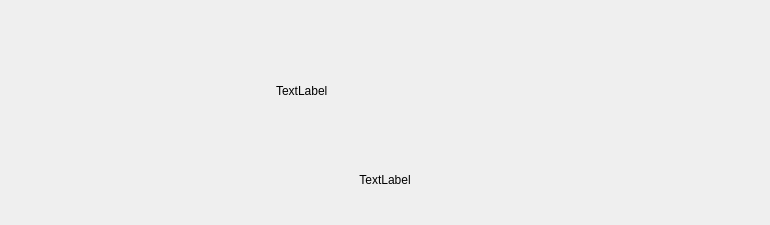
<?xml version="1.0" encoding="UTF-8"?>
<ui version="4.0">
 <class>BlankDefaultWidget</class>
 <widget class="QWidget" name="BlankDefaultWidget">
  <property name="geometry">
   <rect>
    <x>0</x>
    <y>0</y>
    <width>770</width>
    <height>225</height>
   </rect>
  </property>
  <property name="windowTitle">
   <string>Form</string>
  </property>
  <layout class="QVBoxLayout" name="verticalLayout_2">
   <property name="leftMargin">
    <number>0</number>
   </property>
   <property name="topMargin">
    <number>20</number>
   </property>
   <property name="rightMargin">
    <number>0</number>
   </property>
   <property name="bottomMargin">
    <number>20</number>
   </property>
   <item>
    <spacer name="verticalSpacer_2">
     <property name="orientation">
      <enum>Qt::Vertical</enum>
     </property>
     <property name="sizeType">
      <enum>QSizePolicy::Preferred</enum>
     </property>
     <property name="sizeHint" stdset="0">
      <size>
       <width>20</width>
       <height>40</height>
      </size>
     </property>
    </spacer>
   </item>
   <item>
    <layout class="QVBoxLayout" name="verticalLayout">
     <property name="spacing">
      <number>30</number>
     </property>
     <item>
      <layout class="QHBoxLayout" name="horizontalLayout" stretch="1,1,1">
       <item>
        <spacer name="horizontalSpacer">
         <property name="orientation">
          <enum>Qt::Horizontal</enum>
         </property>
         <property name="sizeHint" stdset="0">
          <size>
           <width>40</width>
           <height>20</height>
          </size>
         </property>
        </spacer>
       </item>
       <item>
        <widget class="QLabel" name="label_pic">
         <property name="minimumSize">
          <size>
           <width>109</width>
           <height>105</height>
          </size>
         </property>
         <property name="maximumSize">
          <size>
           <width>218</width>
           <height>210</height>
          </size>
         </property>
         <property name="text">
          <string>TextLabel</string>
         </property>
        </widget>
       </item>
       <item>
        <spacer name="horizontalSpacer_2">
         <property name="orientation">
          <enum>Qt::Horizontal</enum>
         </property>
         <property name="sizeHint" stdset="0">
          <size>
           <width>40</width>
           <height>20</height>
          </size>
         </property>
        </spacer>
       </item>
      </layout>
     </item>
     <item>
      <widget class="QLabel" name="label_tip">
       <property name="minimumSize">
        <size>
         <width>0</width>
         <height>14</height>
        </size>
       </property>
       <property name="maximumSize">
        <size>
         <width>16777215</width>
         <height>14</height>
        </size>
       </property>
       <property name="text">
        <string>TextLabel</string>
       </property>
       <property name="alignment">
        <set>Qt::AlignCenter</set>
       </property>
      </widget>
     </item>
    </layout>
   </item>
   <item>
    <spacer name="verticalSpacer">
     <property name="orientation">
      <enum>Qt::Vertical</enum>
     </property>
     <property name="sizeType">
      <enum>QSizePolicy::Preferred</enum>
     </property>
     <property name="sizeHint" stdset="0">
      <size>
       <width>20</width>
       <height>40</height>
      </size>
     </property>
    </spacer>
   </item>
  </layout>
 </widget>
 <resources/>
 <connections/>
</ui>
